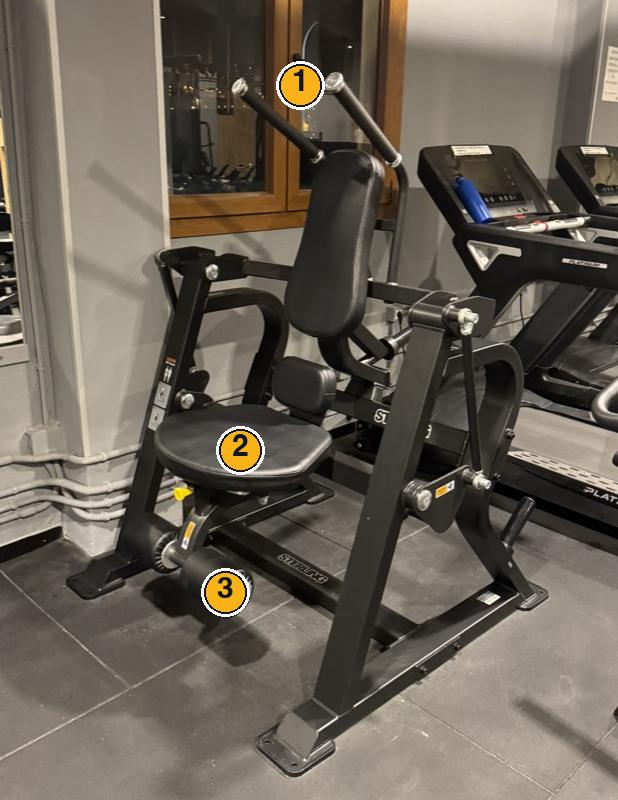
#> input picture docs/img/tecnica/abdominales.jpg, 618 x 800 px, given in place of IMG_9502.jpg, which was not available
$ python -i fotos_tecnica.py   (imports and definitions only)
#> lines starting #> are read from the running program, lines starting #| are printed output that depends on the picture
"""Fotos de la pestaña Técnica de Daniel: las máquinas del gimnasio del Arsenal, recortadas y con los puntos marcados.

Daniel autorizó publicarlas el 17-11-2026, recortadas a la máquina y SIN caras ni emblemas: dos emblemas que no se
podían recortar (IMG_9501 e IMG_9504) se pixelan. Las fotos originales (IMG_9472 a IMG_9524, en HEIC) no van al
repositorio: solo las recortadas, en docs/img/tecnica/, sin EXIF ni ubicación. Los textos de cada número están en
datos/plan.json → tecnicaGimnasio[].marcas, en el mismo orden que las marcas de aquí.

Uso:
  python3 herramientas/fotos_tecnica.py <carpeta con las IMG_95xx.HEIC o .jpg> [--salida docs/img/tecnica]

Las coordenadas son de la foto pasada a JPG con «sips -s format jpeg -Z 1100» (618 × 1100 en vertical), que hace el
propio script si le das los HEIC. Si cambias una marca, mira la foto resultante: una marca mal puesta es peor que ninguna.
Necesita Pillow.
"""
import sys
import os
import glob
import json
import shutil
import argparse
import tempfile
import subprocess

from PIL import Image, ImageDraw, ImageFont

RAIZ = os.path.dirname(os.path.dirname(os.path.abspath(__file__)))
# nombre: (foto, recorte x0,y0,x1,y1, zonas a pixelar [(x0,y0,x1,y1)], marcas [(x,y)] en orden 1, 2, 3…
A = {
 'press-banca':       ('9502', (0, 200, 618, 950), [], [(270, 450), (470, 650), (440, 395)]),
 'remo-t':            ('9501', (0, 180, 618, 980), [(130, 225, 205, 335)], [(400, 290), (395, 462), (480, 550)]),
 'banco-inclinado':   ('9508', (150, 150, 618, 760), [], [(475, 476), (330, 530), (505, 630)]),
 'jalon':             ('9490', (0, 40, 618, 1060), [], [(70, 150), (200, 722), (120, 860), (265, 660)]),
 'scott':             ('9500', (0, 120, 618, 880), [], [(370, 360), (450, 485), (262, 562), (130, 700)]),
 'polea':             ('9491', (0, 60, 618, 1000), [], [(385, 745), (445, 845)]),
 'silla-rodillas':    ('9504', (0, 180, 618, 1000), [(430, 455, 575, 590)], [(245, 450), (360, 392), (420, 330)]),
 'silla-fondos':      ('9504', (0, 180, 618, 1000), [(430, 455, 575, 590)], [(470, 432), (420, 742)]),
 'abdominales':       ('9515', (0, 150, 618, 950), [], [(300, 235), (240, 600), (225, 742)]),
 'sentadilla-palanca':('9497', (0, 200, 618, 1000), [], [(200, 440), (490, 330), (290, 680), (520, 545)]),
 'extension':         ('9494', (0, 120, 560, 800), [], [(390, 530), (390, 630), (255, 620)]),
 'femoral':           ('9495', (0, 0, 618, 950), [], [(310, 790), (440, 612), (185, 585)]),
 'gemelo':            ('9489', (150, 150, 618, 1000), [], [(420, 380), (390, 690), (355, 452)]),
 'polea-doble':       ('9499', (0, 60, 618, 1000), [], [(350, 540), (445, 330), (300, 750)]),
 'lastre':            ('9475', (250, 120, 618, 1100), [], [(420, 420), (420, 870)]),
 'press-militar':     ('9518', (0, 230, 618, 1000), [], [(270, 330), (110, 540), (300, 730)]),
 'remo-polea':        ('9492', (0, 300, 618, 950), [], [(430, 640), (245, 690), (165, 600)]),
 'press-inclinado':   ('9517', (40, 280, 618, 920), [], [(470, 450), (285, 570), (150, 720), (560, 570)]),
 'barra':             ('9480', (100, 250, 350, 820), [], [(230, 462)]),
 'hexagonal':         ('9477', (0, 270, 230, 900), [], [(80, 565)]),
 'hack':              ('9498', (160, 260, 618, 1000), [], [(300, 345), (300, 450), (470, 705)]),
 'sissy':             ('9488', (80, 330, 560, 800), [], [(270, 665), (280, 480), (280, 570), (455, 395)]),
 'lumbar':            ('9507', (30, 330, 600, 830), [], [(400, 430), (120, 600), (180, 770), (310, 545)]),
 'abductor':          ('9496', (0, 120, 618, 820), [], [(230, 480), (120, 450), (305, 712), (440, 410)]),
 'declinado':         ('9487', (100, 300, 618, 720), [], [(520, 380), (210, 465), (540, 450)]),
}

def preparar(origen, tmp):
    """Deja en tmp las IMG_xxxx.jpg a 1100 px de alto (de HEIC con sips, o copiando los JPG)."""
    for f in glob.glob(os.path.join(origen, 'IMG_*')):
        base, ext = os.path.splitext(os.path.basename(f))
        dst = os.path.join(tmp, base + '.jpg')
        if ext.lower() == '.heic':
            subprocess.run(['sips', '-s', 'format', 'jpeg', '-Z', '1100', f, '--out', dst], check=True, stdout=subprocess.DEVNULL)
        elif ext.lower() in ('.jpg', '.jpeg'):
            shutil.copy(f, dst)


def anotar(src, dst):
#> called with src = '../docs/img/tecnica/abdominales.jpg', dst = 'out.png'
    F = ImageFont.truetype('/System/Library/Fonts/Helvetica.ttc', 30, index=1)
    info = {}
    for nom, (foto, box, pix, marcas) in A.items():
        im = Image.open(os.path.join(src, 'IMG_%s.jpg' % foto)).convert('RGB')
#> im is the input picture: PIL image 618x800 RGB; mean R, G, B 105.5, 97.3, 86
        for (a, b, c, d) in pix:
            reg = im.crop((a, b, c, d)); w, h = reg.size
            reg = reg.resize((max(1, w // 14), max(1, h // 14)), Image.BILINEAR).resize((w, h), Image.NEAREST)
            im.paste(reg, (a, b))
        x0, y0, x1, y1 = box
        im = im.crop(box); dr = ImageDraw.Draw(im)
#> after `im = im.crop(box)`:
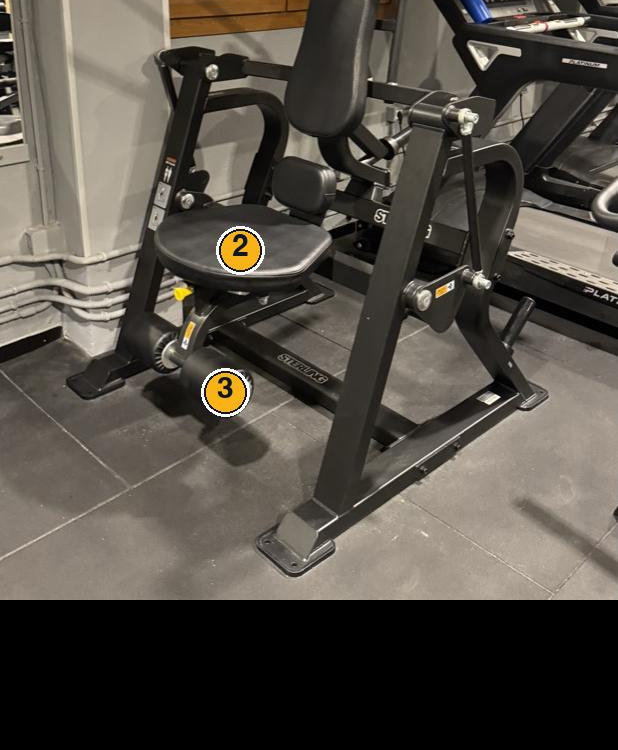
#> im: PIL image 618x750 RGB; mean R, G, B 83.2, 77.4, 69.2
        for k, (x, y) in enumerate(marcas, 1):
            x, y = x - x0, y - y0; r = 21
            dr.ellipse([x - r - 3, y - r - 3, x + r + 3, y + r + 3], fill=(255, 255, 255))
            dr.ellipse([x - r, y - r, x + r, y + r], fill=(250, 178, 25), outline=(15, 24, 34), width=2)
            t = str(k); tw = dr.textlength(t, font=F)
            dr.text((x - tw / 2, y - 18), t, fill=(15, 24, 34), font=F)
        im.save(os.path.join(dst, nom + '.jpg'), 'JPEG', quality=74, optimize=True, progressive=True)
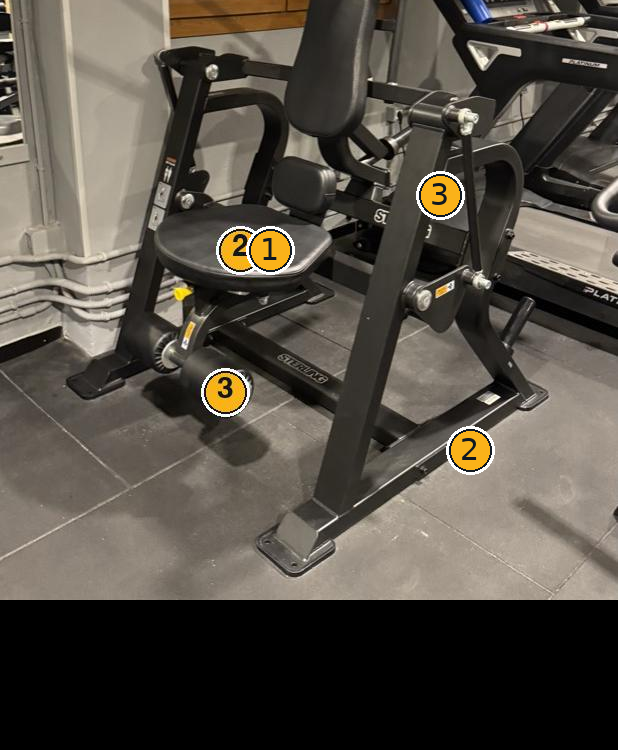
#> saved as press-banca.jpg: PIL image 618x750 RGB; mean R, G, B 84.4, 78.2, 69.1
        info[nom] = {'w': im.width, 'h': im.height, 'foto': foto, 'n': len(marcas)}
#> pass 2 of the loop in anotar, `for nom, (foto, box, pix, marcas) in A.items():`:
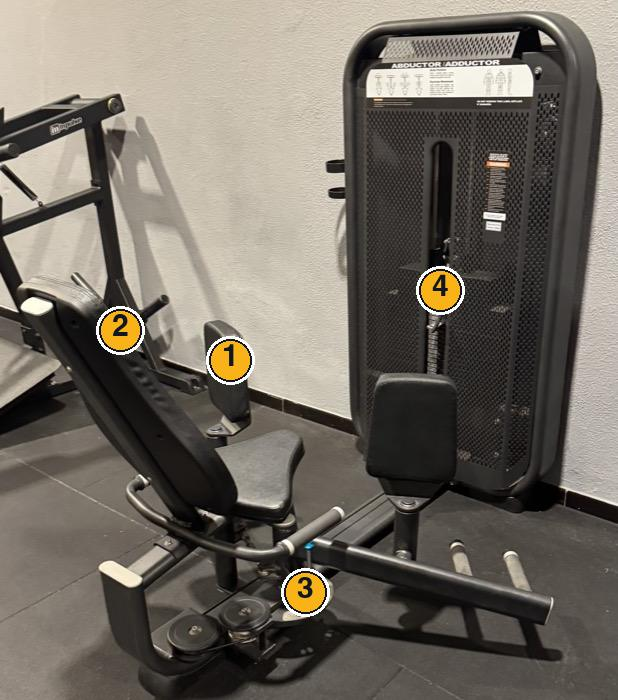
#> input picture docs/img/tecnica/abductor.jpg, 618 x 700 px, given in place of IMG_9501.jpg, which was not available
#> in anotar, im is the input picture: PIL image 618x700 RGB; mean R, G, B 113.9, 107.5, 98.2
#> the loop in anotar, `for (a, b, c, d) in pix:` made 1 pass
#> pass 1, in anotar, `reg = reg.resize((max(1, w // 14), max(1, h // 14)), Image.BILINEAR).r..`:
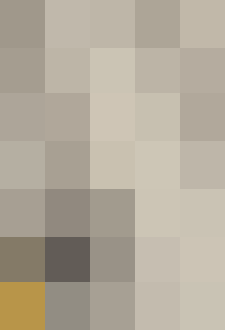
#> reg: PIL image 75x110 RGB (shown 3 times larger); mean R, G, B 179.2, 170.7, 155.4
#> in anotar, `im.save(os.path.join(dst, nom + '.jpg'), 'JPEG', quality=74, optimize=..`:
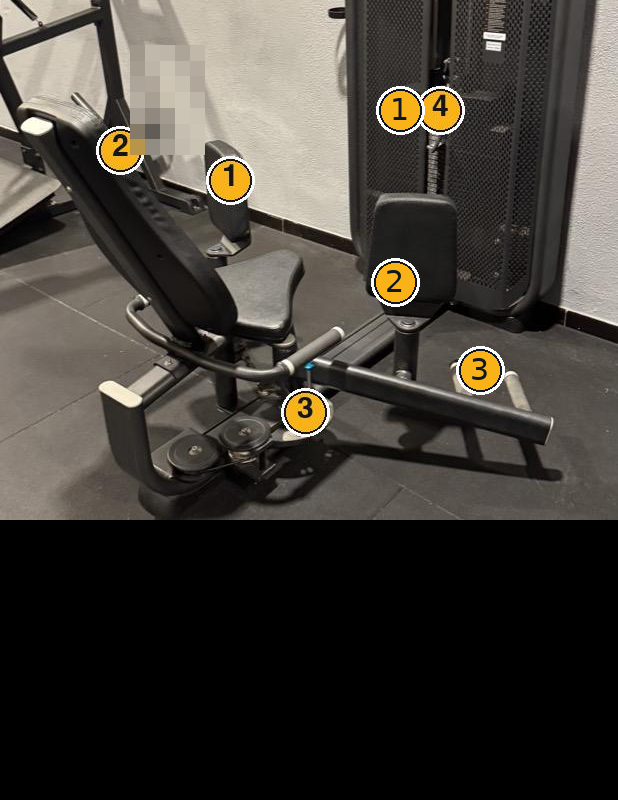
#> saved as remo-t.jpg: PIL image 618x800 RGB; mean R, G, B 65.8, 61.6, 55.2
    return info


def main():
    ap = argparse.ArgumentParser(description=__doc__, formatter_class=argparse.RawDescriptionHelpFormatter)
    ap.add_argument('origen')
    ap.add_argument('--salida', default=os.path.join(RAIZ, 'docs', 'img', 'tecnica'))
    a = ap.parse_args()
    os.makedirs(a.salida, exist_ok=True)
    with tempfile.TemporaryDirectory() as tmp:
        preparar(a.origen, tmp)
        info = anotar(tmp, a.salida)
    print(json.dumps(info, indent=1))
    print(len(info), 'fotos en', a.salida, '· ancho, alto y número de marcas: los de cada ficha de plan.json → tecnicaGimnasio')


# [2 lines not run here, left out]

#> (the run stopped early here; a loop or call above may not have finished)
